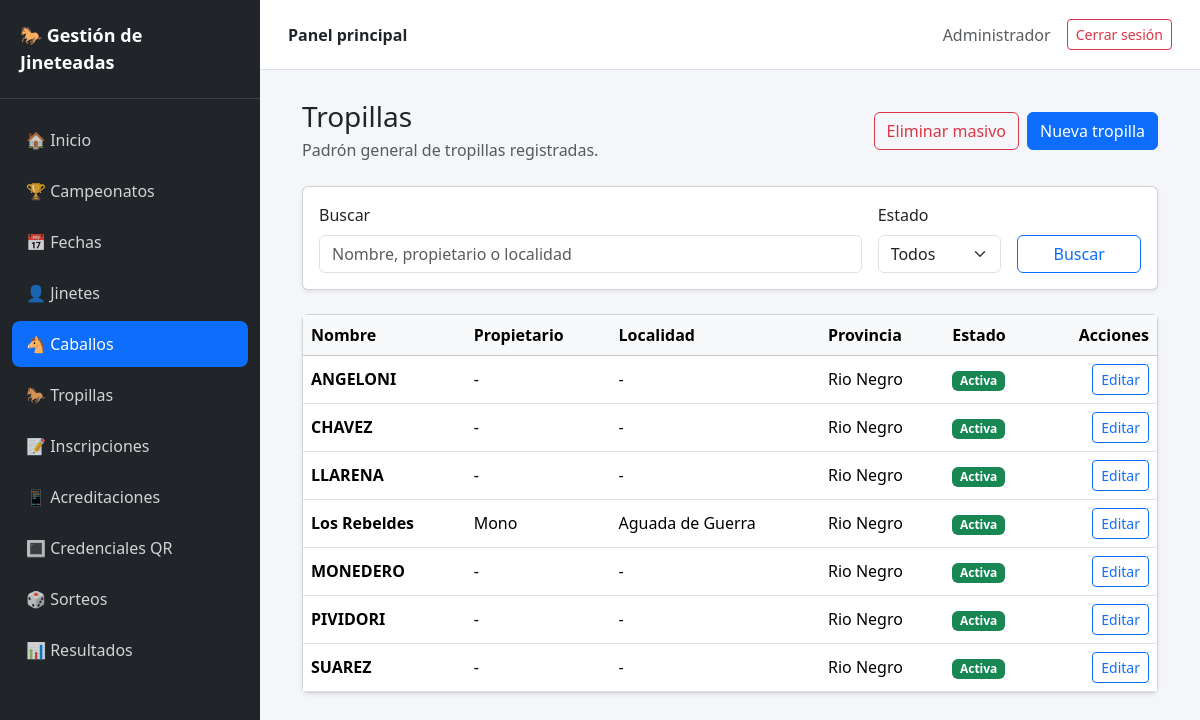
The app's page /tropillas (signed in) with its own data.
### app/models/tropilla.py (models this page shows)
class Tropilla(Base):
    __tablename__ = "tropillas"
    id: Mapped[int] = mapped_column(
        Integer,
        primary_key=True,
        index=True,
    )
    nombre: Mapped[str] = mapped_column(
        String(150),
        nullable=False,
        unique=True,
        index=True,
    )
    propietario: Mapped[str | None] = mapped_column(
        String(150),
        nullable=True,
    )
    localidad: Mapped[str | None] = mapped_column(
        String(100),
        nullable=True,
    )
    provincia: Mapped[str | None] = mapped_column(
        String(100),
        nullable=True,
    )
    observaciones: Mapped[str | None] = mapped_column(
        Text,
        nullable=True,
    )
    activo: Mapped[bool] = mapped_column(
        nullable=False,
        default=True,
    )
    creado_en: Mapped[datetime] = mapped_column(
        DateTime,
        nullable=False,
        default=datetime.utcnow,
    )
    caballos = relationship(
        "Caballo",
        back_populates="tropilla",
    )

### app/routers/tropillas.py (the view)
@router.get("", response_class=HTMLResponse)
def listar_tropillas(
    request: Request,
    buscar: str = Query(default=""),
    estado: str = Query(default="todos"),
    db: Session = Depends(get_db),
):
    consulta = select(Tropilla)
    texto = buscar.strip()
    if texto:
        patron = f"%{texto}%"
        consulta = consulta.where(
            or_(
                Tropilla.nombre.ilike(patron),
                Tropilla.propietario.ilike(patron),
                Tropilla.localidad.ilike(patron),
            )
        )
    if estado == "activas":
        consulta = consulta.where(Tropilla.activo.is_(True))
    elif estado == "inactivas":
        consulta = consulta.where(Tropilla.activo.is_(False))
    consulta = consulta.order_by(Tropilla.nombre.asc())
    tropillas = db.scalars(consulta).all()
    return templates.TemplateResponse(
        request=request,
        name="tropillas/listado.html",
        context={
            "tropillas": tropillas,
            "buscar": buscar,
            "estado": estado,
            "menu_activo": "caballos",
            "usuario_nombre": request.session.get(
                "usuario_nombre",
                "Administrador",
            ),
        },
    )

### app/templates/tropillas/listado.html (shortened to what this page needs)
{% extends "base.html" %}
{% block contenido %}
<div class="container-fluid">
<div class="d-flex justify-content-between align-items-center mb-4">
<div><h1 class="h3 mb-1">Tropillas</h1><p class="text-muted mb-0">Padrón general de tropillas registradas.</p></div>
<div class="d-flex gap-2"><button type="button" class="btn btn-outline-danger btn-masivo" data-target="tropillas">Eliminar masivo</button><a href="/tropillas/nueva" class="btn btn-primary">Nueva tropilla</a></div>
</div>
<div class="card shadow-sm mb-4"><div class="card-body"><form method="get" action="/tropillas"><div class="row g-3">
<div class="col-md-8"><label for="buscar" class="form-label">Buscar</label><input type="text" class="form-control" id="buscar" name="buscar" value="{{ buscar }}" placeholder="Nombre, propietario o localidad"></div>
<div class="col-md-2"><label for="estado" class="form-label">Estado</label><select class="form-select" id="estado" name="estado"><option value="todos" {% if estado=="todos" %}selected{% endif %}>Todos</option></select></div>
<div class="col-md-2 d-flex align-items-end"><button type="submit" class="btn btn-outline-primary w-100">Buscar</button></div>
</div></form></div></div>
<form method="post" action="/tropillas/eliminar-masivo" id="formMasivo-tropillas">
<div class="card shadow-sm"><div class="card-body p-0"><div class="table-responsive"><table class="table table-hover align-middle mb-0">
<thead class="table-light"><tr><th>Nombre</th><th>Propietario</th><th>Localidad</th><th>Provincia</th><th>Estado</th><th class="text-end">Acciones</th></tr></thead>
<tbody>{% for tropilla in tropillas %}<tr>
<td><strong>{{ tropilla.nombre }}</strong></td><td>{{ tropilla.propietario or "-" }}</td><td>{{ tropilla.localidad or "-" }}</td><td>{{ tropilla.provincia or "-" }}</td><td>{% if tropilla.activo %}<span class="badge text-bg-success">Activa</span>{% else %}<span class="badge text-bg-secondary">Inactiva</span>{% endif %}</td>
<td class="text-end"><a href="/tropillas/{{ tropilla.id }}/editar" class="btn btn-sm btn-outline-primary">Editar</a></td></tr>
{% else %}<tr><td colspan="7" class="text-center text-muted py-5">No hay tropillas registradas.</td></tr>{% endfor %}</tbody>
</table></div></div></div></form>
</div>
{% endblock %}

### app/templates/base.html (style rules this page uses)
body { min-height: 100vh; background: #f4f6f9; }

### records on screen
Tropilla: nombre "ANGELONI", propietario "-", localidad "-", provincia "Rio Negro", activo "Activa"
Tropilla: nombre "CHAVEZ", propietario "-", localidad "-", provincia "Rio Negro", activo "Activa"
Tropilla: nombre "LLARENA", propietario "-", localidad "-", provincia "Rio Negro", activo "Activa"
Tropilla: nombre "Los Rebeldes", propietario "Mono", localidad "Aguada de Guerra", provincia "Rio Negro", activo "Activa"
Tropilla: nombre "MONEDERO", propietario "-", localidad "-", provincia "Rio Negro", activo "Activa"
Tropilla: nombre "PIVIDORI", propietario "-", localidad "-", provincia "Rio Negro", activo "Activa"
Tropilla: nombre "SUAREZ", propietario "-", localidad "-", provincia "Rio Negro", activo "Activa"

### other values on screen
{{ usuario_nombre | default("Administrador") }} "Administrador"
